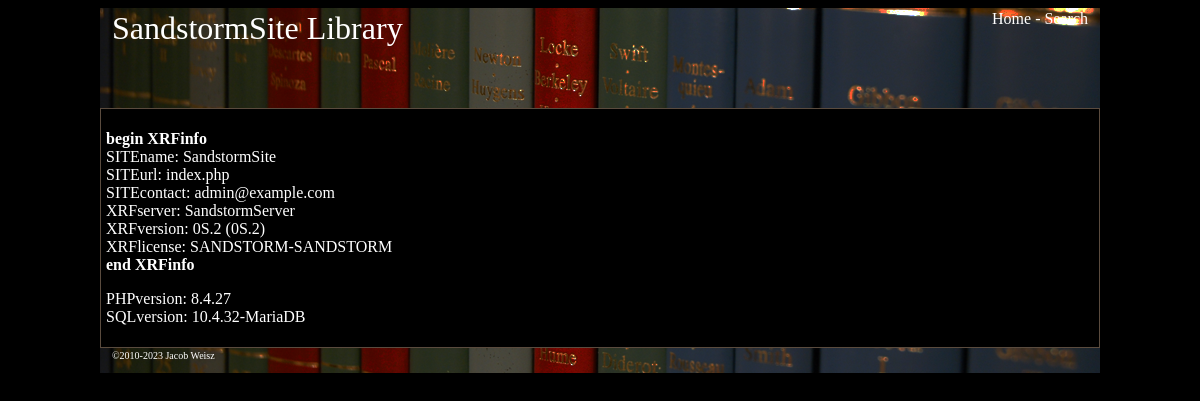
Page /xrfinfo.php on the committed database.
### tables this page shows
CREATE TABLE IF NOT EXISTS `g_config` (
  `site_name` varchar(128) NOT NULL,
  `site_url` varchar(128) NOT NULL DEFAULT 'index.php',
  `site_key` varchar(32) NOT NULL DEFAULT 'SANDSTORM-SANDSTORM' COMMENT 'License key for XRF install.',
  `auth_version` varchar(10) NOT NULL DEFAULT '0S.2' COMMENT 'If module version is not found in this string, disable module',
  `server_name` varchar(32) NOT NULL DEFAULT 'SandstormServer' COMMENT 'ID of XRF server',
  `admin_email` varchar(128) NOT NULL DEFAULT 'admin@example.com' COMMENT 'The master admin''s email for alert and notification purposes',
  `admin_id` int(8) NOT NULL DEFAULT '1' COMMENT 'The master admin''s ID',
  `vlog_enabled` int(1) NOT NULL DEFAULT '0' COMMENT 'If 1, enable verbose logging.',
  `style_default` varchar(32) NOT NULL DEFAULT 'xrfdark' COMMENT 'Style to use by default',
  PRIMARY KEY (`site_name`)
);

### includes/global.php (called while the page is built, shortened)
<?php
require_once("includes/variables.php");
require_once("includes/functions_db.php");
$xrf_db = @mysqli_connect($xrf_dbserver, $xrf_dbusername, $xrf_dbpassword, $xrf_dbname) or die(mysqli_connect_error());
$xrf_config_query="SELECT * FROM g_config";
$xrf_config_result=mysqli_query($xrf_db, $xrf_config_query);
$xrf_site_name=xrf_mysql_result($xrf_config_result,0,"site_name");
$xrf_site_url=xrf_mysql_result($xrf_config_result,0,"site_url");
$xrf_site_key=xrf_mysql_result($xrf_config_result,0,"site_key");
$xrf_server_name=xrf_mysql_result($xrf_config_result,0,"server_name");
$xrf_admin_email=xrf_mysql_result($xrf_config_result,0,"admin_email");
$xrf_style_default=xrf_mysql_result($xrf_config_result,0,"style_default");
?>

### includes/functions_db.php (called while the page is built)
<?php
function xrf_mysql_result($result, $number, $field=0)
{
mysqli_data_seek($result, $number);
$row = mysqli_fetch_array($result);
return $row[$field];
}
?>

### xrfinfo.php (the view)
<?php
require_once("includes/global.php");
require_once("includes/header.php");
echo "<p><b>begin XRFinfo</b><br>
SITEname: $xrf_site_name<br>
SITEurl: $xrf_site_url<br>
SITEcontact: $xrf_admin_email<br>
XRFserver: $xrf_server_name<br>
XRFversion: $xrf_auth_version_db ($xrf_auth_version_page)<br>
XRFlicense: $xrf_site_key<br>
<b>end XRFinfo</b></p>
<p>PHPversion: " . phpversion() . "<br>SQLversion: " . mysqli_get_server_info($xrf_db) . "</p>";
require_once("includes/footer.php"); ?>

### includes/header.php (shortened to what this page needs)
<?php
if ($xrf_mystylepref == "") {$xrf_style = $xrf_style_default;}
else {$xrf_style = $xrf_mystylepref;}
echo "<html><head><title>$xrf_site_name Library$xrf_title_nugget$xrf_page_subtitle</title>
<link rel=\"stylesheet\" type=\"text/css\" href=\"styles/$xrf_style/style.css\" />
<link rel=\"stylesheet\" type=\"text/css\" href=\"styles/print/style.css\" media=\"print\" />
</head><body>";
echo "<div class=\"header\" align=\"center\">
<table width=\"100%\"><tr><td>
<p align=\"left\">
<font size=\"6\" color=\"white\">$xrf_site_name Library</font><br>
<font color=\"white\" class=\"navigation-box\"><a href=\"$xrf_site_url\"><font color=\"white\">$xrf_myusername</font></a></font>
</p>
</td><td>
<p align=\"right\" class=\"navigation-box\">
<font color=\"white\"><a href=\"index.php\"><font color=\"white\">Home</font></a> - <a href=\"search.php\"><font color=\"white\">Search</font></a></font>
</p>
</td></tr></table>
</div>
<div class=\"container\" align=\"left\">";
?>

### includes/footer.php (shortened to what this page needs)
<?php
echo "</div><div class=\"footer\" align=\"center\">
<table width=\"100%\"><tr><td><font size=\"1\">&copy;2010-2023 Jacob Weisz</font></td><td align=\"right\"><font size=\"1\">$cplink</font></td></tr></table>
</div></body></html>";
?>

### styles/xrfdark/style.css (style rules this page uses)
body { background: #000000; font-family: Verdana; color: #FFFFFF; }
a { font-family: Verdana; text-decoration: none; color: #FFFFFF; border-color: #FFFFFF; }
.header { width: 980px; height: 100px; margin-left: auto; margin-right: auto; padding-left: 10px; padding-right: 10px; background-image: url(images/banner.png); }
.container { width: 988px; height: auto; margin-left:auto; margin-right:auto; padding: 5px; background-color: #000000; border: 1px solid #5a4b3e; outline-style: none; }
.footer { width: 980px; height: 25px; margin-left: auto; margin-right: auto; padding-left: 10px; padding-right: 10px; background-image: url(images/footer.png); }
td, tr { vertical-align:top; padding: 0px; border: 0px; margin: 0px; outline-style: none; }
table { vertical-align:top; padding: 0px; border: 0px; margin: 0px; outline-style: none; }

### styles/print/style.css (style rules this page uses)
body { background: #FFFFFF; font-family: Verdana; color: #000; }
a { font-family: Verdana; text-decoration: none; color: #000; border-color: #000; }
.header { width: 980px; height: 100px; margin-left: auto; margin-right: auto; padding-left: 10px; padding-right: 10px; }
.container { width: 988px; height: auto; margin-left:auto; margin-right:auto; padding: 5px; background-color: #FFFFFF; border: 1px solid black; outline-style: none; }
.footer { display: none; }
.navigation-box { display: none; }
td, tr { vertical-align:top; padding: 0px; border: 0px; margin: 0px; outline-style: none; }
table { vertical-align:top; padding: 0px; border: 0px; margin: 0px; outline-style: none; }

### rows in the picture
g_config: site_name "SandstormSite", site_url "index.php", admin_email "admin@example.com", server_name "SandstormServer", auth_version "0S.2", site_key "SANDSTORM-SANDSTORM"

### other values in the picture
$xrf_auth_version_db "0S.2"
phpversion() "8.4.27"
mysqli_get_server_info($xrf_db) "10.4.32-MariaDB"
